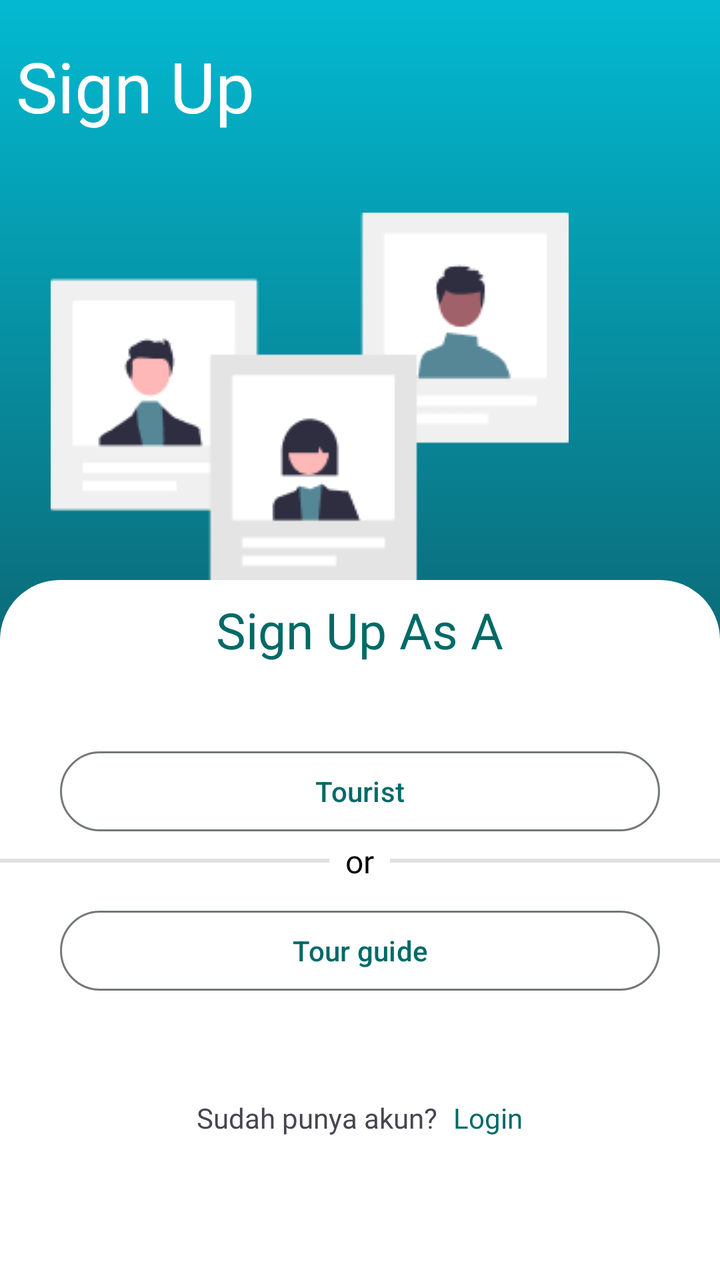
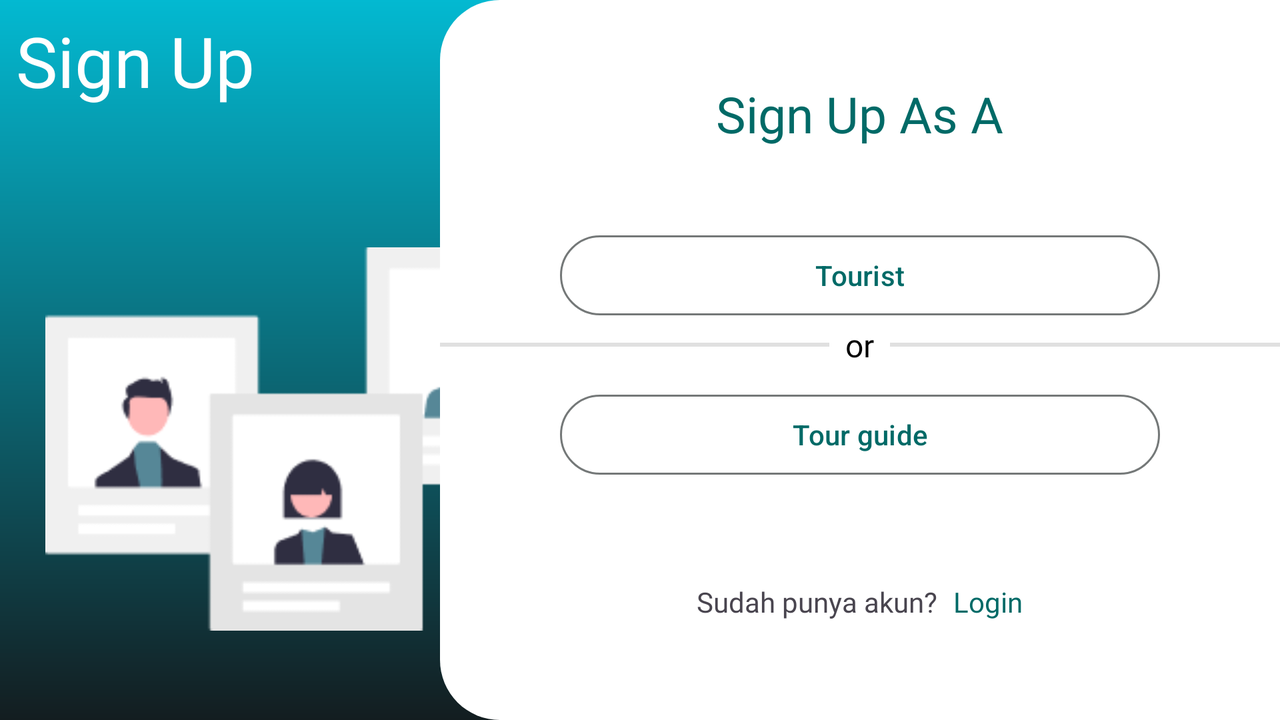

One screen, two layout resources from the same app: the default and the repository's alternative for another configuration. Each is rendered where Android would select it; the XML of both is given below.
<!-- AndroidManifest.xml: application theme Theme.Paradisata -->
<!-- res/layout/activity_register.xml -->
<?xml version="1.0" encoding="utf-8"?>
<androidx.constraintlayout.widget.ConstraintLayout xmlns:android="http://schemas.android.com/apk/res/android"
    xmlns:tools="http://schemas.android.com/tools"
    xmlns:app="http://schemas.android.com/apk/res-auto"
    android:id="@+id/main"
    android:layout_width="match_parent"
    android:layout_height="match_parent"
    android:background="@drawable/gradient_bg"
    tools:context=".ui.view.RegisterActivity">

    <TextView
        android:layout_width="wrap_content"
        android:layout_height="wrap_content"
        android:fontFamily="@font/poppins_bold"
        android:text="@string/sign_up"
        android:textColor="@color/md_theme_onPrimary"
        android:textSize="35sp"
        android:layout_marginStart="8dp"
        app:layout_constraintBottom_toBottomOf="parent"
        app:layout_constraintEnd_toEndOf="parent"
        app:layout_constraintHorizontal_bias="0.0"
        app:layout_constraintStart_toStartOf="parent"
        app:layout_constraintTop_toTopOf="parent"
        app:layout_constraintVertical_bias="0.033" />

    <ImageView
        android:id="@+id/imageView"
        android:layout_width="wrap_content"
        android:layout_height="wrap_content"
        android:src="@drawable/register_img"
        android:contentDescription="@string/gambar_register"
        app:layout_constraintBottom_toBottomOf="parent"
        app:layout_constraintEnd_toEndOf="parent"
        app:layout_constraintHorizontal_bias="0.252"
        app:layout_constraintStart_toStartOf="parent"
        app:layout_constraintTop_toTopOf="parent"
        app:layout_constraintVertical_bias="0.234" />

    <LinearLayout
        android:id="@+id/register_linear1"
        android:layout_width="match_parent"
        android:layout_height="350dp"
        android:background="@drawable/login_container_shape"
        android:orientation="vertical"
        app:layout_constraintBottom_toBottomOf="parent"
        app:layout_constraintTop_toTopOf="parent"
        app:layout_constraintVertical_bias="1.0"
        tools:layout_editor_absoluteX="0dp">

        <TextView
            android:layout_width="wrap_content"
            android:layout_height="wrap_content"
            android:layout_marginTop="8dp"
            android:text="@string/sign_up_as_a"
            android:layout_gravity="center"
            android:textSize="25sp"
            android:fontFamily="@font/poppins_bold"
            android:textColor="@color/md_theme_secondary"/>

        <Button
            android:id="@+id/touristBtn"
            android:layout_marginTop="40dp"
            android:layout_width="300dp"
            android:layout_height="wrap_content"
            android:layout_gravity="center"
            android:text="@string/tourist"
            android:textColor="@color/md_theme_secondary"
            style="?attr/materialButtonOutlinedStyle"/>
        <LinearLayout
            android:layout_width="match_parent"
            android:layout_height="wrap_content"
            android:orientation="horizontal"
            android:gravity="center">
            <View
                android:layout_width="0dp"
                android:layout_height="2dp"
                android:layout_weight="1"
                android:background="?android:attr/listDivider" />

            <TextView
                android:layout_width="wrap_content"
                android:layout_height="wrap_content"
                android:text="@string/or"
                android:fontFamily="@font/poppins"
                android:textColor="@android:color/black"
                android:paddingStart="8dp"
                android:paddingEnd="8dp"
                android:textSize="16sp" />
            <View
                android:layout_width="0dp"
                android:layout_height="2dp"
                android:layout_weight="1"
                android:background="?android:attr/listDivider" />
        </LinearLayout>

        <Button
            android:id="@+id/tourGuideBtn"
            android:layout_marginTop="10dp"
            android:layout_width="300dp"
            android:layout_height="wrap_content"
            android:layout_gravity="center"
            android:textColor="@color/md_theme_secondary"
            android:text="@string/tour_guide"
            style="?attr/materialButtonOutlinedStyle"/>

        <LinearLayout
            android:layout_width="wrap_content"
            android:layout_height="wrap_content"
            android:layout_marginTop="50dp"
            android:layout_gravity="center">
            <TextView
                android:layout_width="wrap_content"
                android:layout_height="wrap_content"
                android:fontFamily="@font/poppins"
                android:text="@string/sudah_punya_akun"/>
            <TextView
                android:id="@+id/tv_login"
                android:layout_width="wrap_content"
                android:layout_height="wrap_content"
                android:layout_marginStart="8dp"
                android:fontFamily="@font/poppins_bold"
                android:text="@string/login"
                android:textColor="@color/md_theme_secondary"/>
        </LinearLayout>
    </LinearLayout>


</androidx.constraintlayout.widget.ConstraintLayout>
<!-- resources referenced by this layout -->
<resources>
  <color name="md_theme_onPrimary">#FFFFFF</color>
  <color name="md_theme_secondary">#006A67</color>
  <!-- drawable gradient_bg (drawable) -->
  <?xml version="1.0" encoding="utf-8"?>
  <shape xmlns:android="http://schemas.android.com/apk/res/android">
      <gradient
          android:angle="270"
          android:startColor="#03b9d1"
          android:endColor="#131d20"
          android:type="linear" />
  </shape>
  <!-- drawable login_container_shape (drawable) -->
  <?xml version="1.0" encoding="utf-8"?>
  <shape xmlns:android="http://schemas.android.com/apk/res/android">
      <solid android:color="@color/md_theme_onTertiary"/>
      <corners android:topLeftRadius="30dp"
          android:topRightRadius="30dp"/>
  </shape>
  <string name="gambar_register">gambar register</string>
  <string name="login">Login</string>
  <string name="or">or</string>
  <string name="sign_up">Sign Up</string>
  <string name="sign_up_as_a">Sign Up As A</string>
  <string name="sudah_punya_akun">Sudah punya akun?</string>
  <string name="tour_guide">Tour guide</string>
  <string name="tourist">Tourist</string>
  <color name="md_theme_onTertiary">#FFFFFF</color>
  <color name="md_theme_primary">#5D5F5F</color>
  <color name="md_theme_primaryContainer">#F6F6F6</color>
  <color name="md_theme_onPrimaryContainer">#525354</color>
  <color name="md_theme_onSecondary">#FFFFFF</color>
  <color name="md_theme_secondaryContainer">#54D9D5</color>
  <color name="md_theme_onSecondaryContainer">#003D3B</color>
  <color name="md_theme_tertiary">#005A5B</color>
  <color name="md_theme_tertiaryContainer">#008284</color>
  <color name="md_theme_onTertiaryContainer">#FFFFFF</color>
  <color name="md_theme_error">#BA1A1A</color>
  <color name="md_theme_onError">#FFFFFF</color>
  <color name="md_theme_errorContainer">#FFDAD6</color>
  <color name="md_theme_onErrorContainer">#410002</color>
  <color name="md_theme_background">#FCF8F8</color>
  <color name="md_theme_onBackground">#1C1B1B</color>
  <color name="md_theme_surface">#FDF8F8</color>
  <color name="md_theme_onSurface">#1C1B1B</color>
  <color name="md_theme_surfaceVariant">#E0E3E3</color>
  <color name="md_theme_onSurfaceVariant">#444748</color>
  <color name="md_theme_outline">#747878</color>
  <color name="md_theme_outlineVariant">#C4C7C8</color>
  <color name="md_theme_inverseSurface">#313030</color>
  <color name="md_theme_inverseOnSurface">#F4F0EF</color>
  <color name="md_theme_inversePrimary">#C6C6C7</color>
  <color name="md_theme_primaryFixed">#E2E2E2</color>
  <color name="md_theme_onPrimaryFixed">#1A1C1C</color>
  <color name="md_theme_primaryFixedDim">#C6C6C7</color>
  <color name="md_theme_onPrimaryFixedVariant">#454747</color>
  <color name="md_theme_secondaryFixed">#76F6F2</color>
  <color name="md_theme_onSecondaryFixed">#00201F</color>
  <color name="md_theme_secondaryFixedDim">#55DAD5</color>
  <color name="md_theme_onSecondaryFixedVariant">#00504E</color>
  <color name="md_theme_tertiaryFixed">#8DF3F5</color>
  <color name="md_theme_onTertiaryFixed">#002020</color>
  <color name="md_theme_tertiaryFixedDim">#70D6D8</color>
  <color name="md_theme_onTertiaryFixedVariant">#004F51</color>
  <color name="md_theme_surfaceDim">#DDD9D8</color>
  <color name="md_theme_surfaceBright">#FDF8F8</color>
  <color name="md_theme_surfaceContainerLowest">#FFFFFF</color>
  <color name="md_theme_surfaceContainerLow">#F7F3F2</color>
  <color name="md_theme_surfaceContainer">#F1EDEC</color>
  <color name="md_theme_surfaceContainerHigh">#EBE7E7</color>
  <color name="md_theme_surfaceContainerHighest">#E5E2E1</color>
  <color name="colorSuccessColor">#2D6C00</color>
  <color name="colorOnSuccessColor">#FFFFFF</color>
  <color name="colorSuccessColorContainer">#A1FF69</color>
  <color name="colorOnSuccessColorContainer">#235600</color>
</resources>
<!-- res/layout-land/activity_register.xml (the repository's variant of the layout above) -->
<!-- drawn on the phone turned sideways -->
<?xml version="1.0" encoding="utf-8"?>
<androidx.constraintlayout.widget.ConstraintLayout xmlns:android="http://schemas.android.com/apk/res/android"
    xmlns:tools="http://schemas.android.com/tools"
    xmlns:app="http://schemas.android.com/apk/res-auto"
    android:id="@+id/main"
    android:layout_width="match_parent"
    android:layout_height="match_parent"
    android:background="@drawable/gradient_bg"
    tools:context=".ui.view.RegisterActivity">

    <TextView
        android:layout_width="299dp"
        android:layout_height="145dp"
        android:layout_marginStart="8dp"
        android:fontFamily="@font/poppins_bold"
        android:text="@string/sign_up"
        android:textColor="@color/md_theme_onPrimary"
        android:textSize="35sp"
        app:layout_constraintBottom_toBottomOf="parent"
        app:layout_constraintEnd_toEndOf="parent"
        app:layout_constraintHorizontal_bias="0.0"
        app:layout_constraintStart_toStartOf="parent"
        app:layout_constraintTop_toTopOf="parent"
        app:layout_constraintVertical_bias="0.033" />

    <ImageView
        android:id="@+id/imageView"
        android:layout_width="267dp"
        android:layout_height="193dp"
        android:contentDescription="@string/gambar_register"
        android:src="@drawable/register_img"
        app:layout_constraintBottom_toBottomOf="parent"
        app:layout_constraintEnd_toEndOf="parent"
        app:layout_constraintHorizontal_bias="0.061"
        app:layout_constraintStart_toStartOf="parent"
        app:layout_constraintTop_toTopOf="parent"
        app:layout_constraintVertical_bias="0.737" />

    <LinearLayout
        android:id="@+id/register_linear1"
        android:layout_width="420dp"
        android:layout_height="match_parent"
        android:background="@drawable/login_container_shape_horizontal"
        android:orientation="vertical"
        app:layout_constraintBottom_toBottomOf="parent"
        app:layout_constraintEnd_toEndOf="parent"
        app:layout_constraintTop_toTopOf="parent"
        app:layout_constraintVertical_bias="1.0">

        <TextView
            android:layout_width="wrap_content"
            android:layout_height="wrap_content"
            android:layout_gravity="center"
            android:layout_marginTop="40dp"
            android:fontFamily="@font/poppins_bold"
            android:text="@string/sign_up_as_a"
            android:textColor="@color/md_theme_secondary"
            android:textSize="25sp" />

        <Button
            android:id="@+id/touristBtn"
            style="?attr/materialButtonOutlinedStyle"
            android:layout_width="300dp"
            android:layout_height="wrap_content"
            android:layout_gravity="center"
            android:layout_marginTop="40dp"
            android:text="@string/tourist"
            android:textColor="@color/md_theme_secondary" />

        <LinearLayout
            android:layout_width="match_parent"
            android:layout_height="wrap_content"
            android:gravity="center"
            android:orientation="horizontal">

            <View
                android:layout_width="0dp"
                android:layout_height="2dp"
                android:layout_weight="1"
                android:background="?android:attr/listDivider" />

            <TextView
                android:layout_width="wrap_content"
                android:layout_height="wrap_content"
                android:fontFamily="@font/poppins"
                android:paddingStart="8dp"
                android:paddingEnd="8dp"
                android:text="@string/or"
                android:textColor="@android:color/black"
                android:textSize="16sp" />

            <View
                android:layout_width="0dp"
                android:layout_height="2dp"
                android:layout_weight="1"
                android:background="?android:attr/listDivider" />
        </LinearLayout>

        <Button
            android:id="@+id/tourGuideBtn"
            style="?attr/materialButtonOutlinedStyle"
            android:layout_width="300dp"
            android:layout_height="wrap_content"
            android:layout_gravity="center"
            android:layout_marginTop="10dp"
            android:text="@string/tour_guide"
            android:textColor="@color/md_theme_secondary" />

        <LinearLayout
            android:layout_width="wrap_content"
            android:layout_height="wrap_content"
            android:layout_gravity="center"
            android:layout_marginTop="50dp">

            <TextView
                android:layout_width="wrap_content"
                android:layout_height="wrap_content"
                android:fontFamily="@font/poppins"
                android:text="@string/sudah_punya_akun" />

            <TextView
                android:id="@+id/tv_login"
                android:layout_width="wrap_content"
                android:layout_height="wrap_content"
                android:layout_marginStart="8dp"
                android:fontFamily="@font/poppins_bold"
                android:text="@string/login"
                android:textColor="@color/md_theme_secondary" />
        </LinearLayout>
    </LinearLayout>


</androidx.constraintlayout.widget.ConstraintLayout>
<!-- resources referenced by the variant -->
<!-- as the phone turned sideways resolves them -->
<resources>
  <color name="md_theme_onPrimary">#FFFFFF</color>
  <color name="md_theme_secondary">#006A67</color>
  <!-- drawable gradient_bg (drawable) -->
  <?xml version="1.0" encoding="utf-8"?>
  <shape xmlns:android="http://schemas.android.com/apk/res/android">
      <gradient
          android:angle="270"
          android:startColor="#03b9d1"
          android:endColor="#131d20"
          android:type="linear" />
  </shape>
  <!-- drawable login_container_shape_horizontal (drawable) -->
  <?xml version="1.0" encoding="utf-8"?>
  <shape xmlns:android="http://schemas.android.com/apk/res/android">
      <solid android:color="@color/md_theme_onTertiary"/>
      <corners android:topLeftRadius="30dp"
          android:bottomLeftRadius="30dp"/>
  </shape>
  <string name="gambar_register">gambar register</string>
  <string name="login">Login</string>
  <string name="or">or</string>
  <string name="sign_up">Sign Up</string>
  <string name="sign_up_as_a">Sign Up As A</string>
  <string name="sudah_punya_akun">Sudah punya akun?</string>
  <string name="tour_guide">Tour guide</string>
  <string name="tourist">Tourist</string>
  <color name="md_theme_onTertiary">#FFFFFF</color>
  <color name="md_theme_primary">#5D5F5F</color>
  <color name="md_theme_primaryContainer">#F6F6F6</color>
  <color name="md_theme_onPrimaryContainer">#525354</color>
  <color name="md_theme_onSecondary">#FFFFFF</color>
  <color name="md_theme_secondaryContainer">#54D9D5</color>
  <color name="md_theme_onSecondaryContainer">#003D3B</color>
  <color name="md_theme_tertiary">#005A5B</color>
  <color name="md_theme_tertiaryContainer">#008284</color>
  <color name="md_theme_onTertiaryContainer">#FFFFFF</color>
  <color name="md_theme_error">#BA1A1A</color>
  <color name="md_theme_onError">#FFFFFF</color>
  <color name="md_theme_errorContainer">#FFDAD6</color>
  <color name="md_theme_onErrorContainer">#410002</color>
  <color name="md_theme_background">#FCF8F8</color>
  <color name="md_theme_onBackground">#1C1B1B</color>
  <color name="md_theme_surface">#FDF8F8</color>
  <color name="md_theme_onSurface">#1C1B1B</color>
  <color name="md_theme_surfaceVariant">#E0E3E3</color>
  <color name="md_theme_onSurfaceVariant">#444748</color>
  <color name="md_theme_outline">#747878</color>
  <color name="md_theme_outlineVariant">#C4C7C8</color>
  <color name="md_theme_inverseSurface">#313030</color>
  <color name="md_theme_inverseOnSurface">#F4F0EF</color>
  <color name="md_theme_inversePrimary">#C6C6C7</color>
  <color name="md_theme_primaryFixed">#E2E2E2</color>
  <color name="md_theme_onPrimaryFixed">#1A1C1C</color>
  <color name="md_theme_primaryFixedDim">#C6C6C7</color>
  <color name="md_theme_onPrimaryFixedVariant">#454747</color>
  <color name="md_theme_secondaryFixed">#76F6F2</color>
  <color name="md_theme_onSecondaryFixed">#00201F</color>
  <color name="md_theme_secondaryFixedDim">#55DAD5</color>
  <color name="md_theme_onSecondaryFixedVariant">#00504E</color>
  <color name="md_theme_tertiaryFixed">#8DF3F5</color>
  <color name="md_theme_onTertiaryFixed">#002020</color>
  <color name="md_theme_tertiaryFixedDim">#70D6D8</color>
  <color name="md_theme_onTertiaryFixedVariant">#004F51</color>
  <color name="md_theme_surfaceDim">#DDD9D8</color>
  <color name="md_theme_surfaceBright">#FDF8F8</color>
  <color name="md_theme_surfaceContainerLowest">#FFFFFF</color>
  <color name="md_theme_surfaceContainerLow">#F7F3F2</color>
  <color name="md_theme_surfaceContainer">#F1EDEC</color>
  <color name="md_theme_surfaceContainerHigh">#EBE7E7</color>
  <color name="md_theme_surfaceContainerHighest">#E5E2E1</color>
  <color name="colorSuccessColor">#2D6C00</color>
  <color name="colorOnSuccessColor">#FFFFFF</color>
  <color name="colorSuccessColorContainer">#A1FF69</color>
  <color name="colorOnSuccessColorContainer">#235600</color>
</resources>
